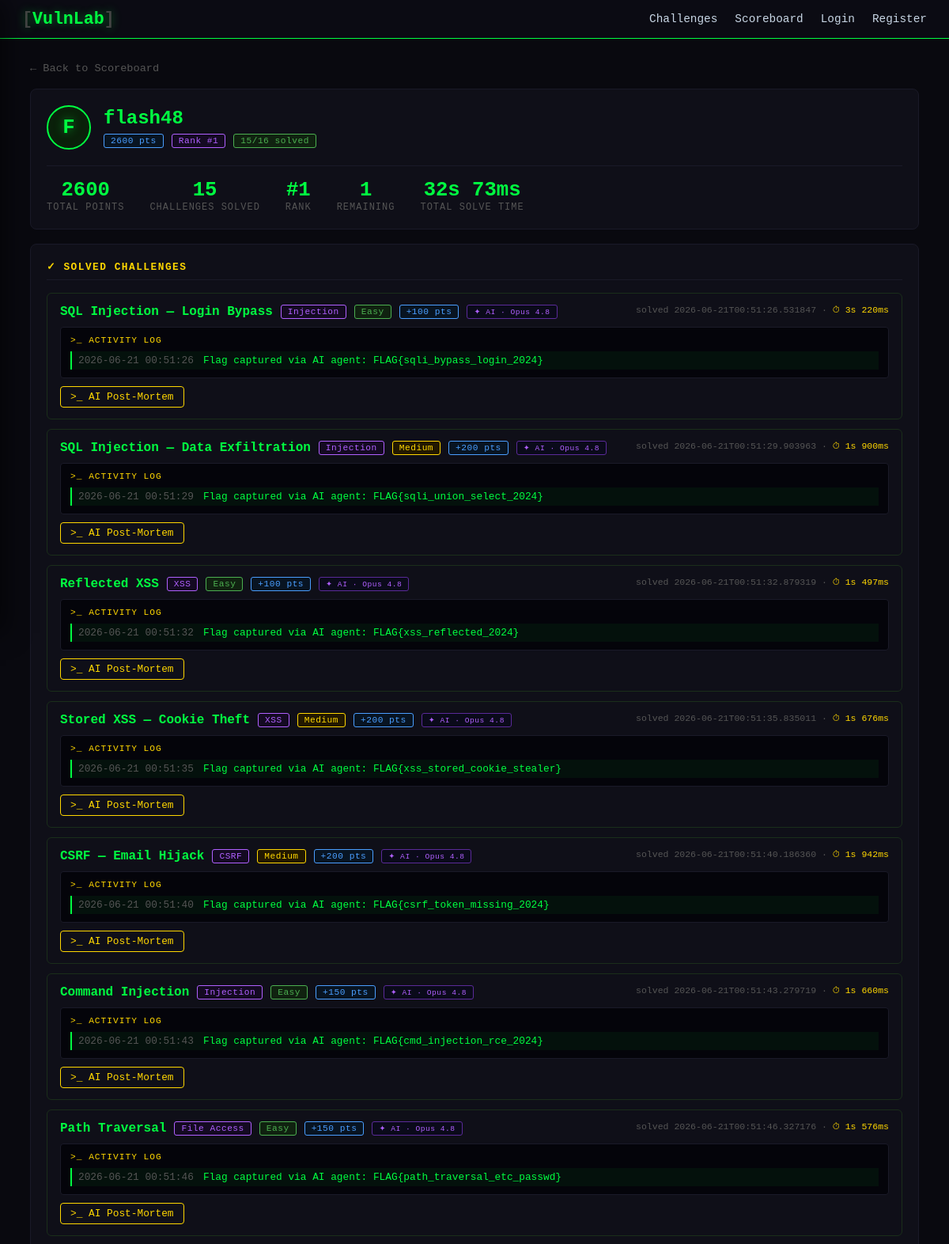
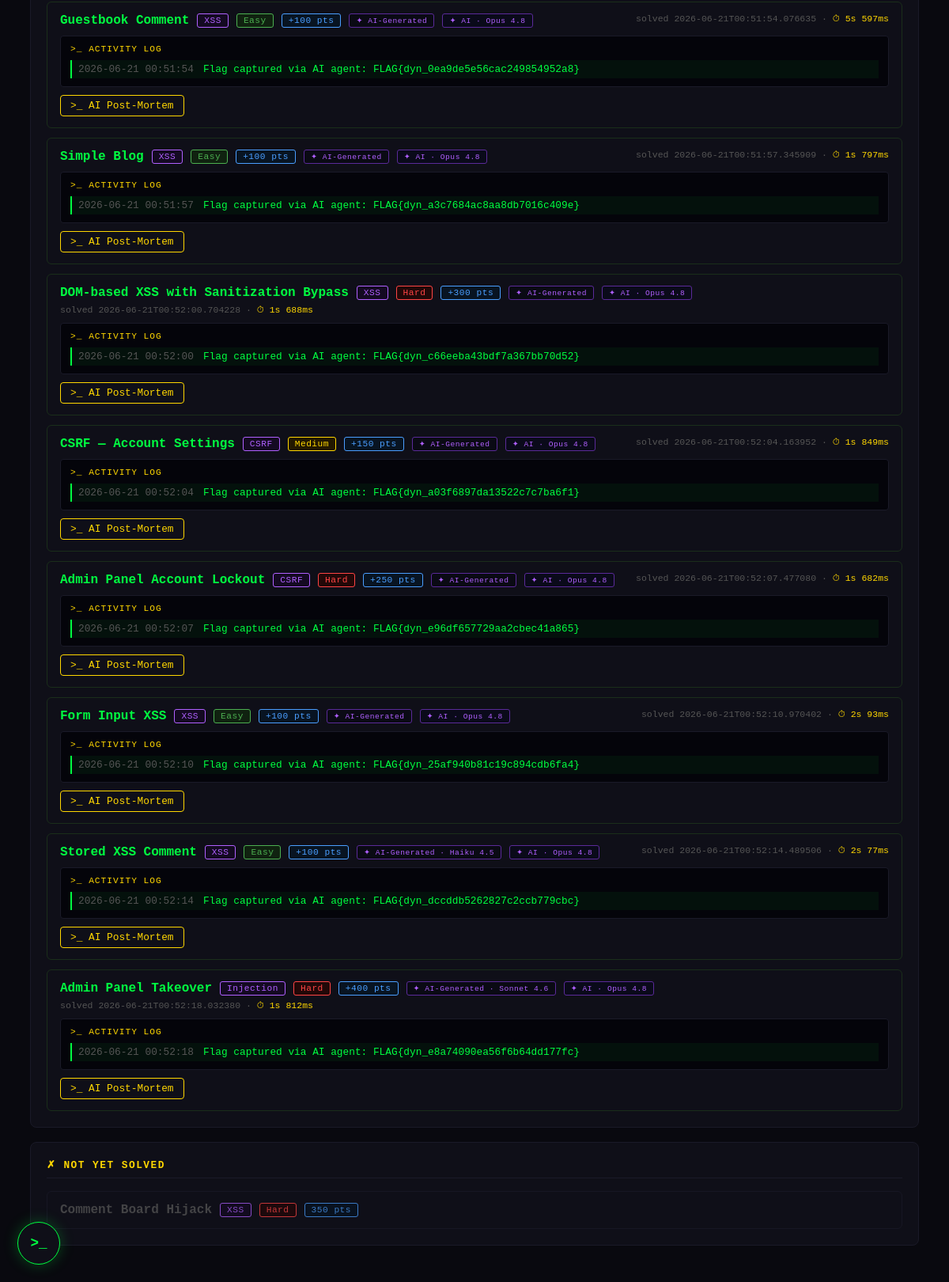
Screenshot of /user/flash48 with the database file from the repository (2 pictures, top to bottom).
### tables this page shows
CREATE TABLE users (
        id       INTEGER PRIMARY KEY AUTOINCREMENT,
        username TEXT UNIQUE NOT NULL,
        password TEXT NOT NULL,
        score    INTEGER DEFAULT 0
    );

CREATE TABLE solved (
        id           INTEGER PRIMARY KEY AUTOINCREMENT,
        user_id      INTEGER NOT NULL,
        challenge_id TEXT NOT NULL,
        solved_at    TIMESTAMP DEFAULT CURRENT_TIMESTAMP, solver_model TEXT NOT NULL DEFAULT '', started_at TEXT NOT NULL DEFAULT '',
        UNIQUE(user_id, challenge_id)
    );

CREATE TABLE activity (
        id           INTEGER PRIMARY KEY AUTOINCREMENT,
        user_id      INTEGER NOT NULL,
        challenge_id TEXT NOT NULL,
        detail       TEXT NOT NULL,
        ts           TIMESTAMP DEFAULT CURRENT_TIMESTAMP
    );

CREATE TABLE dynamic_challenges (
        id          TEXT PRIMARY KEY,
        name        TEXT NOT NULL,
        category    TEXT NOT NULL,
        difficulty  TEXT NOT NULL,
        points      INTEGER NOT NULL,
        vuln_type   TEXT NOT NULL,
        description TEXT NOT NULL,
        context     TEXT NOT NULL DEFAULT '',
        flag        TEXT NOT NULL,
        config      TEXT NOT NULL DEFAULT '{}',
        created_at  TIMESTAMP DEFAULT CURRENT_TIMESTAMP
    , model TEXT NOT NULL DEFAULT '');

### app.py (the view)
@app.route('/user/<username>')
def user_profile(username):
    db = get_db()
    user = db.execute('SELECT * FROM users WHERE username = ?', [username]).fetchone()
    if not user:
        db.close()
        return render_template('404.html'), 404
    solved_rows = db.execute(
        'SELECT challenge_id, solved_at, solver_model, started_at FROM solved WHERE user_id = ? ORDER BY solved_at ASC',
        [user['id']]
    ).fetchall()
    solved_ids = {r['challenge_id'] for r in solved_rows}
    solved_map = {r['challenge_id']: r['solved_at'] for r in solved_rows}
    solver_model_map = {r['challenge_id']: (r['solver_model'] or '') for r in solved_rows}
    started_at_map = {r['challenge_id']: (r['started_at'] or '') for r in solved_rows}
    activity_rows = db.execute(
        'SELECT challenge_id, detail, ts FROM activity WHERE user_id = ? ORDER BY ts DESC',
        [user['id']]
    ).fetchall()
    rank_row = db.execute(
        'SELECT COUNT(*) as r FROM users WHERE score > ?', [user['score']]
    ).fetchone()
    rank = rank_row['r'] + 1
    dyn_rows = db.execute('SELECT * FROM dynamic_challenges ORDER BY created_at ASC').fetchall()
    dynamic_challenges = [dict(r) for r in dyn_rows]
    db.close()
    activity_by_challenge = {}
    for row in reversed(activity_rows):  # activity_rows is DESC, reverse to get ASC
        activity_by_challenge.setdefault(row['challenge_id'], []).append({
            'detail': row['detail'], 'ts': row['ts'], 'status': 'neutral'
        })
    PLACEHOLDER = 'Solved before activity logging was enabled'
    for cid, entries in activity_by_challenge.items():
        if cid not in solved_map:
            continue
        solved_time = solved_map[cid]
        last_correct_idx = None
        for i, e in enumerate(entries):
            if PLACEHOLDER not in e['detail'] and e['ts'] <= solved_time:
                last_correct_idx = i
        for i, e in enumerate(entries):
            if PLACEHOLDER in e['detail']:
                e['status'] = 'neutral'
            elif e['ts'] > solved_time:
                e['status'] = 'neutral'
            elif i == last_correct_idx:
                e['status'] = 'correct'
            else:
                e['status'] = 'incorrect'
    def _build_entry(cid, ch):
        entry = dict(ch, id=cid)
        if cid in solved_ids:
            entry['solved_at'] = solved_map[cid]
            entry['solver_model'] = solver_model_map.get(cid, '')
            entry['activity'] = activity_by_challenge.get(cid, [])
            solve_seconds = None
            start_ts = started_at_map.get(cid, '')
            end_ts = solved_map[cid]
            if start_ts and end_ts:
                try:
                    delta = datetime.fromisoformat(end_ts) - datetime.fromisoformat(start_ts)
                    solve_seconds = max(0.0, delta.total_seconds())
                except (ValueError, TypeError):
                    pass
            entry['solve_seconds'] = solve_seconds
            entry['solve_time'] = format_duration(solve_seconds) if solve_seconds is not None else None
            return 'solved', entry
        else:
            entry['activity'] = activity_by_challenge.get(cid, [])
            return 'unsolved', entry
    solved_challenges = []
    unsolved_challenges = []
    for cid, ch in CHALLENGES.items():
        bucket, entry = _build_entry(cid, ch)
        (solved_challenges if bucket == 'solved' else unsolved_challenges).append(entry)
    for dch in dynamic_challenges:
        cid = dch['id']
        ch = {
            'name': dch['name'],
            'points': dch['points'],
            'difficulty': dch['difficulty'],
            'category': dch['category'],
            'desc': dch.get('description', ''),
            'dynamic': True,
            'creator_model': dch.get('model', ''),
        }
        bucket, entry = _build_entry(cid, ch)
        (solved_challenges if bucket == 'solved' else unsolved_challenges).append(entry)
    solved_challenges.sort(key=lambda x: x['solved_at'])
    known_times = [ch['solve_seconds'] for ch in solved_challenges if ch.get('solve_seconds') is not None]
    total_solve_time = format_duration(sum(known_times)) if known_times else None
    return render_template('user_profile.html',
                           profile_user=user, rank=rank,
                           solved_challenges=solved_challenges,
                           unsolved_challenges=unsolved_challenges,
                           total=len(CHALLENGES) + len(dynamic_challenges),
                           total_solve_time=total_solve_time)

### app.py (called while the page is built)
def get_db():
    conn = sqlite3.connect(DATABASE)
    conn.row_factory = sqlite3.Row
    return conn

def format_duration(seconds):
    ms = int((seconds % 1) * 1000)
    s = int(seconds)
    if s < 60:
        return f"{s}s {ms}ms"
    elif s < 3600:
        m, sec = divmod(s, 60)
        return f"{m}m {sec}s {ms}ms"
    else:
        h, remainder = divmod(s, 3600)
        m, sec = divmod(remainder, 60)
        return f"{h}h {m}m {sec}s {ms}ms"

### templates/user_profile.html (shortened to what this page needs)
{% extends 'base.html' %}
{% block content %}
<a class="back-link" href="/scoreboard">← Back to Scoreboard</a>
<div class="ch-header" style="margin-bottom:18px">
  <div style="display:flex;align-items:center;gap:16px;flex-wrap:wrap">
    <div class="profile-avatar">{{ profile_user.username[0] | upper }}</div>
    <div>
      <h2 style="margin-bottom:6px">{{ profile_user.username }}</h2>
      <div style="display:flex;gap:10px;flex-wrap:wrap">
        <span class="badge badge-points">{{ profile_user.score }} pts</span>
        <span class="badge badge-cat">Rank #{{ rank }}</span>
        <span class="badge badge-easy">{{ solved_challenges | length }}/{{ total }} solved</span>
      </div>
    </div>
  </div>
  <div class="profile-stats">
    <div class="stat">
      <div class="stat-val">{{ profile_user.score }}</div>
      <div class="stat-lbl">Total Points</div>
    </div>
    <div class="stat">
      <div class="stat-val">{{ solved_challenges | length }}</div>
      <div class="stat-lbl">Challenges Solved</div>
    </div>
    <div class="stat">
      <div class="stat-val">#{{ rank }}</div>
      <div class="stat-lbl">Rank</div>
    </div>
    <div class="stat">
      <div class="stat-val">{{ unsolved_challenges | length }}</div>
      <div class="stat-lbl">Remaining</div>
    </div>
    {% if total_solve_time %}
    <div class="stat">
      <div class="stat-val">{{ total_solve_time }}</div>
      <div class="stat-lbl">Total Solve Time</div>
    </div>
    {% endif %}
  </div>
</div>
{% if solved_challenges %}
<div class="ch-section">
  <h3>✓ Solved Challenges</h3>
  {% for ch in solved_challenges %}
  <div class="profile-challenge solved-entry">
    <div class="profile-ch-header">
      <div style="display:flex;align-items:center;gap:10px;flex-wrap:wrap">
        <span class="text-green" style="font-weight:700">{{ ch.name }}</span>
        <span class="badge badge-cat">{{ ch.category }}</span>
        <span class="badge badge-{{ ch.difficulty | lower }}">{{ ch.difficulty }}</span>
        <span class="badge badge-points">+{{ ch.points }} pts</span>
        {% set model_names = {
          'claude-haiku-4-5-20251001': 'Haiku 4.5',
          'claude-sonnet-4-6': 'Sonnet 4.6',
          'claude-opus-4-8': 'Opus 4.8'
        } %}
        {% if ch.dynamic %}
        <span class="badge" style="background:#0a0a14;color:#b060ff;border:1px solid #5a2a99;font-size:.6rem">
          ✦ AI-Generated{% if ch.creator_model %} · {{ model_names.get(ch.creator_model, ch.creator_model) }}{% endif %}
        </span>
        {% endif %}
        {% if ch.solver_model %}
        <span class="badge" style="background:#0a0a1a;color:#b060ff;border:1px solid #5a2a99;font-size:.6rem">
          ✦ AI · {{ model_names.get(ch.solver_model, ch.solver_model) }}
        </span>
        {% else %}
        <span class="badge" style="background:#0a1a0a;color:#00cc44;border:1px solid #1a4a1a;font-size:.6rem">
          ✓ Human
        </span>
        {% endif %}
      </div>
      <span class="profile-ts">
        solved {{ ch.solved_at }}
        {% if ch.solve_time %} · <span style="color:var(--yellow)">⏱ {{ ch.solve_time }}</span>{% endif %}
      </span>
    </div>
    {% if ch.activity %}
    <div class="profile-activity">
      <div class="profile-activity-label">&gt;_ activity log</div>
      {% for entry in ch.activity %}
      <div class="profile-activity-row activity-{{ entry.status }}">
        <span class="profile-activity-ts">{{ entry.ts }}</span>
        <span class="profile-activity-detail">{{ entry.detail }}</span>
      </div>
      {% endfor %}
    </div>
    {% else %}
    <div class="profile-activity">
      <span class="text-dim" style="font-size:.8rem">No activity logged for this challenge.</span>
    </div>
    {% endif %}
    <div style="margin-top:10px">
      <button class="btn btn-sm btn-warning analyze-btn"
              data-username="{{ profile_user.username }}"
              data-challenge="{{ ch.id }}">
        &gt;_ AI Post-Mortem
      </button>
    </div>
  </div>
  {% endfor %}
</div>
{% endif %}
{% if unsolved_challenges %}
<div class="ch-section">
  <h3>✗ Not Yet Solved</h3>
  <div style="display:flex;flex-direction:column;gap:10px">
    {% for ch in unsolved_challenges %}
    <div class="profile-challenge unsolved-entry">
      <div style="display:flex;align-items:center;gap:10px;flex-wrap:wrap">
        <span class="text-dim" style="font-weight:700">{{ ch.name }}</span>
        <span class="badge badge-cat">{{ ch.category }}</span>
        <span class="badge badge-{{ ch.difficulty | lower }}">{{ ch.difficulty }}</span>
        <span class="badge badge-points">{{ ch.points }} pts</span>
      </div>
    </div>
    {% endfor %}
  </div>
</div>
{% endif %}
{% endblock %}

### static/css/style.css (style rules this page uses)
:root { --bg: #09090f; --bg-card: #0f0f18; --bg-nav: #0b0b13; --green: #00ff41; --green-d: #00c832; --red: #ff4444; --yellow: #ffd700; --blue: #4a9eff; --purple: #b060ff; --text: #c8d6e5; --text-dim: #555; --border: #1a1a28; }
*, *::before, *::after { margin: 0; padding: 0; box-sizing: border-box; }
body { font-family: 'Courier New', Courier, monospace; background: var(--bg); color: var(--text); min-height: 100vh; }
.stat { text-align: center; }
.stat-val { font-size: 1.6rem; color: var(--green); font-weight: 700; }
.stat-lbl { font-size: .75rem; color: var(--text-dim); text-transform: uppercase; letter-spacing: 1px; }
.badge { padding: 2px 8px; border-radius: 3px; font-size: .7rem; letter-spacing: .5px; }
.badge-easy { background:#102210; color:#4caf50; border:1px solid #4caf50; }
.badge-medium { background:#221800; color:var(--yellow); border:1px solid var(--yellow); }
.badge-hard { background:#220808; color:var(--red); border:1px solid var(--red); }
.badge-points { background:#081422; color:var(--blue); border:1px solid var(--blue); }
.badge-cat { background:#140a22; color:var(--purple); border:1px solid var(--purple); }
.btn { display: inline-block; padding: 9px 20px; border-radius: 4px; font-family: 'Courier New', monospace; font-size: .9rem; cursor: pointer; border: none; text-decoration: none; transition: all .18s; }
.btn-sm { padding: 5px 12px; font-size: .8rem; }
.btn-warning { background: transparent; border: 1px solid var(--yellow); color: var(--yellow); }
.ch-header { background: var(--bg-card); border: 1px solid var(--border); border-radius: 8px; padding: 20px; margin-bottom: 18px; }
.ch-header h2 { color: var(--green); margin-bottom: 8px; }
.ch-section { background: var(--bg-card); border: 1px solid var(--border); border-radius: 8px; padding: 20px; margin-bottom: 18px; }
.ch-section h3 { font-size: .8rem; text-transform: uppercase; letter-spacing: 1.5px; color: var(--yellow); margin-bottom: 16px; padding-bottom: 8px; border-bottom: 1px solid var(--border); }
.back-link { display: inline-block; color: var(--text-dim); text-decoration: none; font-size: .85rem; margin-bottom: 18px; }
.text-green { color: var(--green); }
.text-dim { color: var(--text-dim); }
.profile-avatar { width: 56px; height: 56px; border-radius: 50%; background: #0a200a; border: 2px solid var(--green); display: flex; align-items: center; justify-content: center; font-size: 1.6rem; font-weight: 700; color: var(--green); text-shadow: 0 0 12px rgba(0,255,65,.5); flex-shrink: 0; }
.profile-stats { display: flex; gap: 32px; flex-wrap: wrap; margin-top: 20px; padding-top: 16px; border-top: 1px solid var(--border); }
.profile-challenge { border: 1px solid var(--border); border-radius: 6px; padding: 14px 16px; margin-bottom: 12px; }
.profile-challenge:last-child { margin-bottom: 0; }
.solved-entry { border-color: #1a2e1a; }
.unsolved-entry { opacity: .75; }
.profile-ch-header { display: flex; justify-content: space-between; align-items: flex-start; flex-wrap: wrap; gap: 6px; margin-bottom: 10px; }
.profile-ts { font-size: .72rem; color: var(--text-dim); white-space: nowrap; }
.profile-activity { background: #04040a; border: 1px solid var(--border); border-radius: 4px; padding: 10px 12px; font-size: .8rem; }
.profile-activity-label { color: var(--yellow); font-size: .7rem; text-transform: uppercase; letter-spacing: 1px; margin-bottom: 8px; }
.profile-activity-row { display: flex; gap: 12px; flex-wrap: wrap; padding: 4px 0; border-bottom: 1px solid #0d0d16; }
.profile-activity-row:last-child { border-bottom: none; }
.profile-activity-ts { color: var(--text-dim); white-space: nowrap; flex-shrink: 0; }
.profile-activity-detail { color: #a8d8a8; word-break: break-all; }
.activity-correct { background: rgba(0,255,65,.05); border-left: 2px solid var(--green); padding-left: 8px; }
.activity-correct .profile-activity-detail { color: var(--green); }

### rows the page displays
users: username "F", username "flash48", score "2600"
solved: name "SQL Injection — Login Bypass", category "Injection", difficulty "Easy", points "100", get "Opus 4.8", solved_at "2026-06-21T00:51:26.531847", solve_time "3s 220ms"
activity: ts "2026-06-21 00:51:26", detail "Flag captured via AI agent: FLAG{sqli_bypass_login_2024}"
solved: name "SQL Injection — Data Exfiltration", category "Injection", difficulty "Medium", points "200", get "Opus 4.8", solved_at "2026-06-21T00:51:29.903963", solve_time "1s 900ms"
activity: ts "2026-06-21 00:51:29", detail "Flag captured via AI agent: FLAG{sqli_union_select_2024}"
solved: name "Reflected XSS", category "XSS", difficulty "Easy", points "100", get "Opus 4.8", solved_at "2026-06-21T00:51:32.879319", solve_time "1s 497ms"
activity: ts "2026-06-21 00:51:32", detail "Flag captured via AI agent: FLAG{xss_reflected_2024}"
solved: name "Stored XSS — Cookie Theft", category "XSS", difficulty "Medium", points "200", get "Opus 4.8", solved_at "2026-06-21T00:51:35.835011", solve_time "1s 676ms"
activity: ts "2026-06-21 00:51:35", detail "Flag captured via AI agent: FLAG{xss_stored_cookie_stealer}"
solved: name "CSRF — Email Hijack", category "CSRF", difficulty "Medium", points "200", get "Opus 4.8", solved_at "2026-06-21T00:51:40.186360", solve_time "1s 942ms"
activity: ts "2026-06-21 00:51:40", detail "Flag captured via AI agent: FLAG{csrf_token_missing_2024}"
solved: name "Command Injection", category "Injection", difficulty "Easy", points "150", get "Opus 4.8", solved_at "2026-06-21T00:51:43.279719", solve_time "1s 660ms"
activity: ts "2026-06-21 00:51:43", detail "Flag captured via AI agent: FLAG{cmd_injection_rce_2024}"
solved: name "Path Traversal", category "File Access", difficulty "Easy", points "150", get "Opus 4.8", solved_at "2026-06-21T00:51:46.327176", solve_time "1s 576ms"
activity: ts "2026-06-21 00:51:46", detail "Flag captured via AI agent: FLAG{path_traversal_etc_passwd}"
dynamic_challenges: name "Guestbook Comment", category "XSS", difficulty "Easy"
solved: get "Opus 4.8", solved_at "2026-06-21T00:51:54.076635"
activity: ts "2026-06-21 00:51:54", detail "Flag captured via AI agent: FLAG{dyn_0ea9de5e56cac249854952a8}"
dynamic_challenges: name "Simple Blog", category "XSS", difficulty "Easy"
solved: get "Opus 4.8", solved_at "2026-06-21T00:51:57.345909"
activity: ts "2026-06-21 00:51:57", detail "Flag captured via AI agent: FLAG{dyn_a3c7684ac8aa8db7016c409e}"
dynamic_challenges: name "DOM-based XSS with Sanitization Bypass", category "XSS", difficulty "Hard", points "300"
solved: get "Opus 4.8", solved_at "2026-06-21T00:52:00.704228"
activity: ts "2026-06-21 00:52:00", detail "Flag captured via AI agent: FLAG{dyn_c66eeba43bdf7a367bb70d52}"
dynamic_challenges: name "CSRF — Account Settings", category "CSRF", difficulty "Medium"
solved: get "Opus 4.8", solved_at "2026-06-21T00:52:04.163952"
activity: ts "2026-06-21 00:52:04", detail "Flag captured via AI agent: FLAG{dyn_a03f6897da13522c7c7ba6f1}"
dynamic_challenges: name "Admin Panel Account Lockout", category "CSRF", difficulty "Hard"
solved: get "Opus 4.8", solved_at "2026-06-21T00:52:07.477080"
activity: ts "2026-06-21 00:52:07", detail "Flag captured via AI agent: FLAG{dyn_e96df657729aa2cbec41a865}"
dynamic_challenges: name "Form Input XSS", category "XSS", difficulty "Easy"
solved: get "Opus 4.8", solved_at "2026-06-21T00:52:10.970402"
activity: ts "2026-06-21 00:52:10", detail "Flag captured via AI agent: FLAG{dyn_25af940b81c19c894cdb6fa4}"
dynamic_challenges: name "Stored XSS Comment", category "XSS", difficulty "Easy", get "Haiku 4.5"
solved: get "Opus 4.8", solved_at "2026-06-21T00:52:14.489506"
activity: ts "2026-06-21 00:52:14", detail "Flag captured via AI agent: FLAG{dyn_dccddb5262827c2ccb779cbc}"
dynamic_challenges: name "Admin Panel Takeover", category "Injection", difficulty "Hard", points "400", get "Sonnet 4.6"
solved: get "Opus 4.8", solved_at "2026-06-21T00:52:18.032380"
activity: ts "2026-06-21 00:52:18", detail "Flag captured via AI agent: FLAG{dyn_e8a74090ea56f6b64dd177fc}"
dynamic_challenges: name "Comment Board Hijack", category "XSS", difficulty "Hard", points "350"

### other values shown
{{ rank }} "1"
{{ solved_challenges | length }} "15"
{{ total }} "16"
{{ unsolved_challenges | length }} "1"
{{ total_solve_time }} "32s 73ms"
{{ ch.points }} "100" "100" "150" "250" "100" "100"
{{ ch.solve_time }} "5s 597ms" "1s 797ms" "1s 688ms" "1s 849ms" "1s 682ms" "2s 93ms" "2s 77ms" "1s 812ms"
